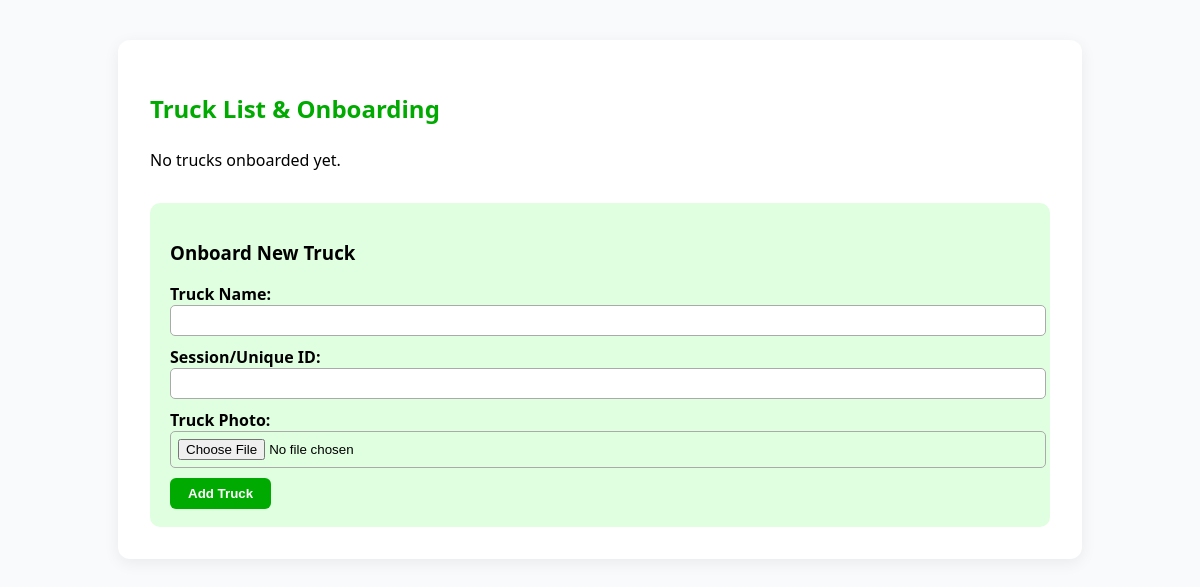
The app's page /drone/truck_list/, older data.
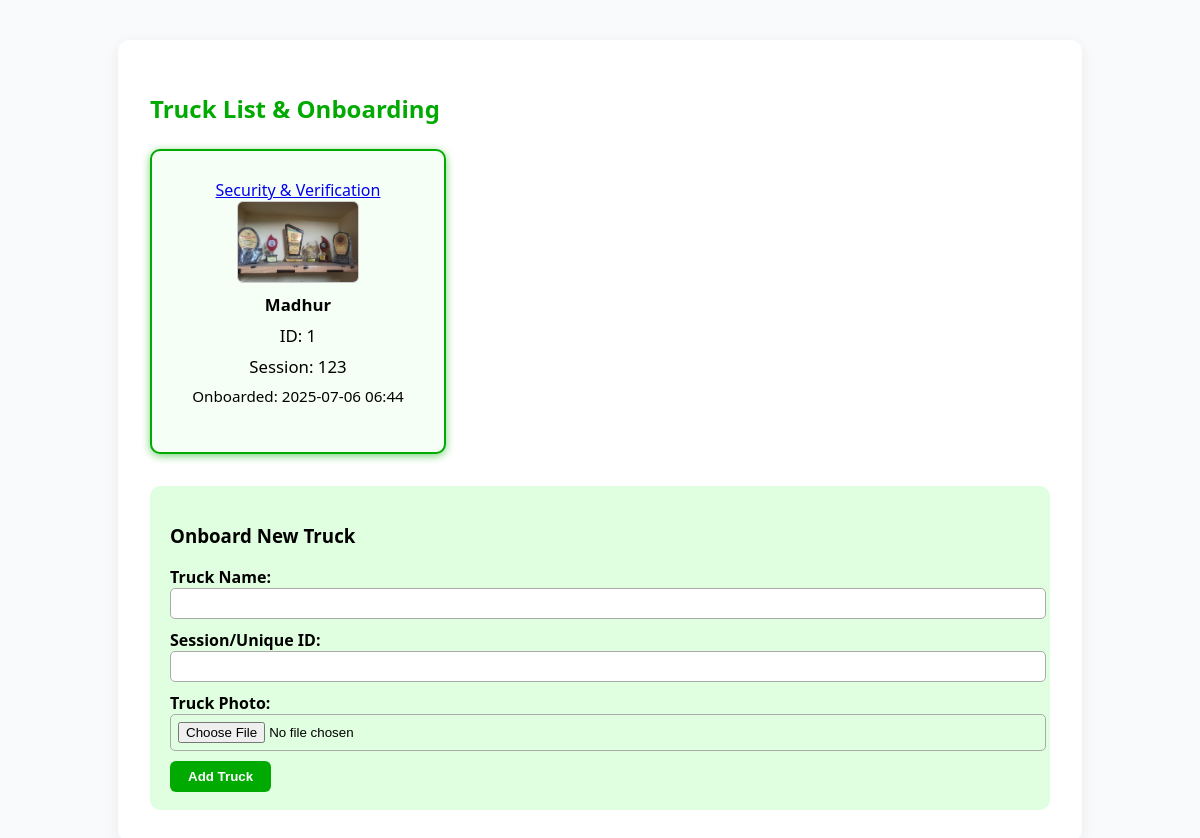
The same page, newer data.
### inventory/models.py (models this page shows)
class Truck(models.Model):
    name = models.CharField(max_length=100)
    session_id = models.CharField(max_length=100, blank=True, null=True)
    created_at = models.DateTimeField(auto_now_add=True)
    photo = models.ImageField(upload_to='truck_photos/', blank=True, null=True)  # <-- Add this line

### inventory/views.py (the view, shortened to what this page needs)
# urls.py: path('truck_list/', views.truck_list, name='truck_list'),
def truck_list(request):
    trucks = Truck.objects.all()
    return render(request, 'drone/truck_list.html', {'trucks': trucks})

### templates/drone/truck_list.html (shortened to what this page needs)
{% load static %}
<!DOCTYPE html>
<html lang="en">
<head>
</head>
<body>
    <div class="container">
        <h2>Truck List & Onboarding</h2>
        <div class="truck-list">
            {% for truck in trucks %}
            <div class="truck-card">
                <a href="{% url 'security' truck.id %}" class="saarthi-navbar-btn" style="margin-top:10px;">
     Security & Verification
</a>
                {% if truck.photo %}
                    <img src="{{ truck.photo.url }}" class="truck-photo" alt="Truck Photo">
                {% else %}
                    <img src="{% static 'img/truck_placeholder.png' %}" class="truck-photo" alt="No Photo">
                {% endif %}
                <div class="truck-info"><b>{{ truck.name }}</b></div>
                <div class="truck-info">ID: {{ truck.id }}</div>
                <div class="truck-info">Session: {{ truck.session_id|default:"-" }}</div>
                <div class="truck-info" style="font-size:0.95em;">Onboarded: {{ truck.created_at|date:"Y-m-d H:i" }}</div>
            </div>
            {% empty %}
            <div>No trucks onboarded yet.</div>
            {% endfor %}
        </div>
        <form class="onboard-form" method="post" enctype="multipart/form-data">
            <h3>Onboard New Truck</h3>
            <label for="name">Truck Name:</label>
            <input type="text" name="name" id="name" required>
            <label for="session_id">Session/Unique ID:</label>
            <input type="text" name="session_id" id="session_id" required>
            <label for="photo">Truck Photo:</label>
            <input type="file" name="photo" id="photo" accept="image/*">
            <button type="submit">Add Truck</button>
        </form>
    </div>
</body>
</html>

Row changes from the older to the newer data that the page shows:
added Truck: photo (picture), name "Madhur", id "1", session_id "123", created_at "2025-07-06 06:44"
Text that changed along with them:
text no longer shown: "No trucks onboarded yet."
